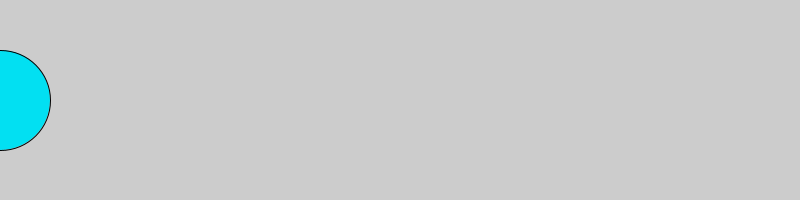
Frame 1 (no input)
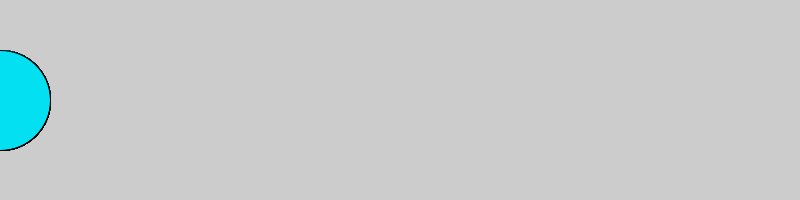
Frame 60 (the mouse pressed at the canvas centre just before this capture)
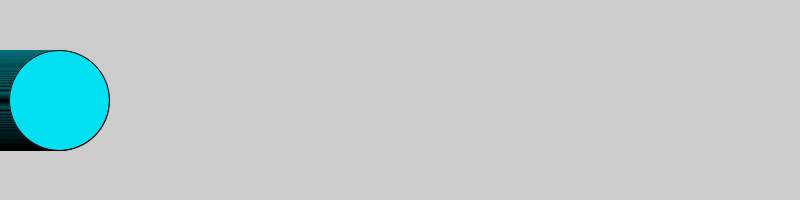
Frame 120 (the mouse held since frame 60 and released just before this capture)

The Processing sketch that drew these frames (run headless with seeded random() and noise(); from frame 60 on, the mouse is pressed at the canvas centre):

// Processing sketch: DotRace
// ── DotRace.pde
int x = 0;
void setup() {
    size(800, 200);
}

void draw() {
   //3. make it a nice color
  fill(#02E0F2);
  ellipse(x,100,100,100);
    
    //4. if the mouse is pressed...
    if(mousePressed){
      x++;
      
      
    //5. ... change the X co-ordinate so that the dot moves to the right
    //2. Draw an ellipse of height and width 100. Make sure to use your
    //variable for the X position.
    //6. Make your dot move really fast so that it can win the race 
      //  (you have to figure out what part of your code to change)
    
}
}
